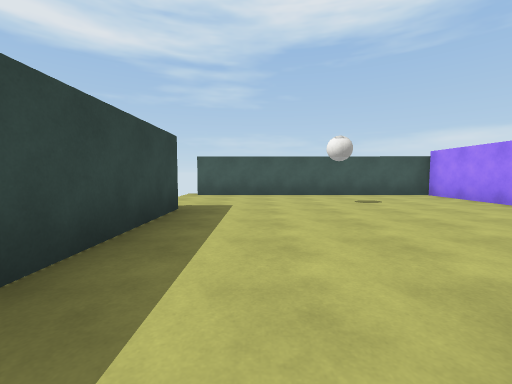
view 1 (above)

19 first-person views from a walk through a scene from a Unity 3-D project. The camera is 1.2 m above the floor, tilts 4° down and sees 90° across. The floor is counted in squares, 2 m on a side. Each view is taken from the middle of a square. On the plan, view 1 faces up. The plan holds only what a view shows up to about 9 squares ahead; the rest is blank. Surface patterns are stand-ins for the level's own textures.

view 2
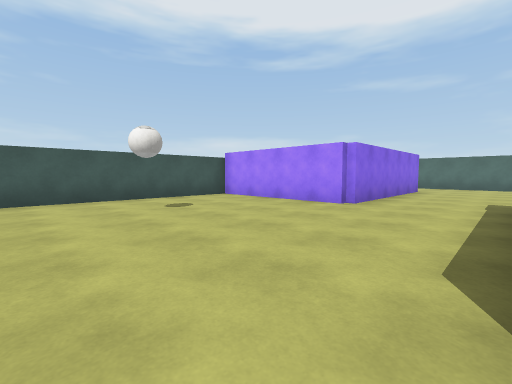

view 3
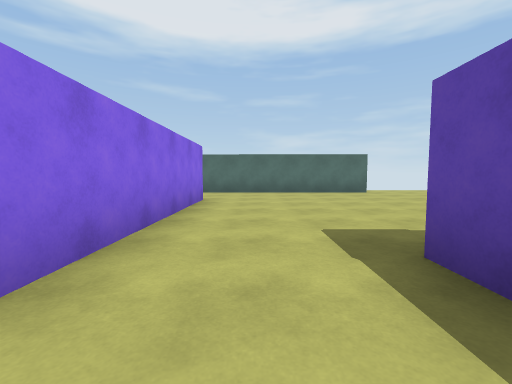

view 4
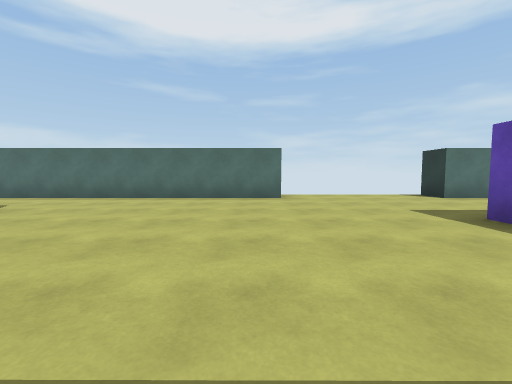

view 5
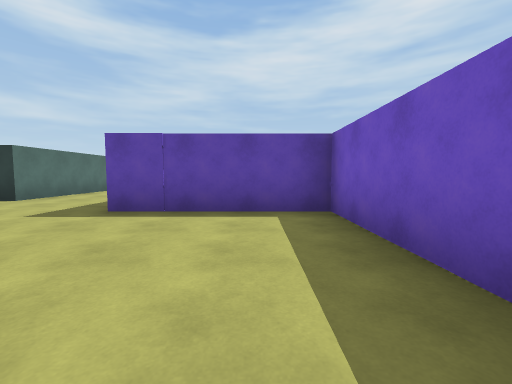

view 6
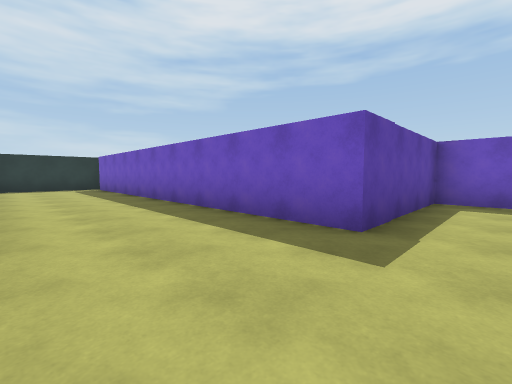

view 7
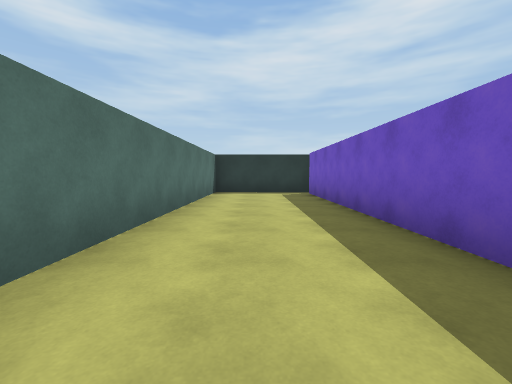

view 8
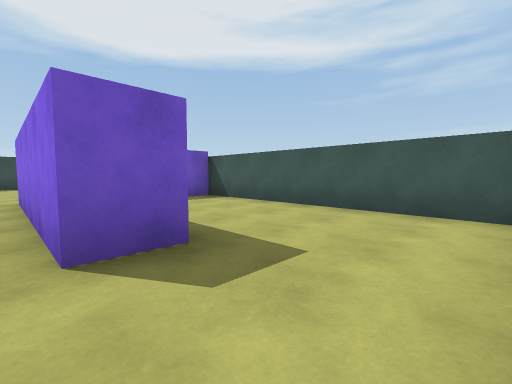

view 9
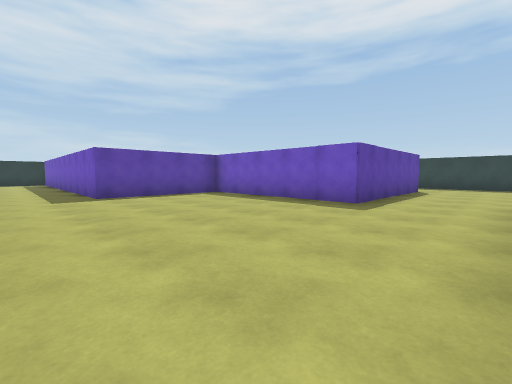

view 10
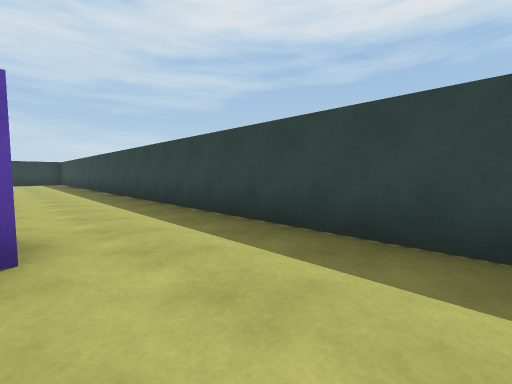

view 11
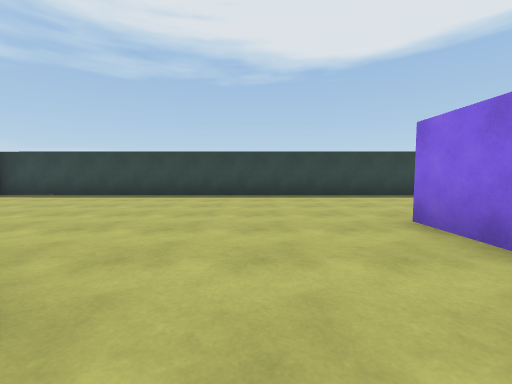

view 12
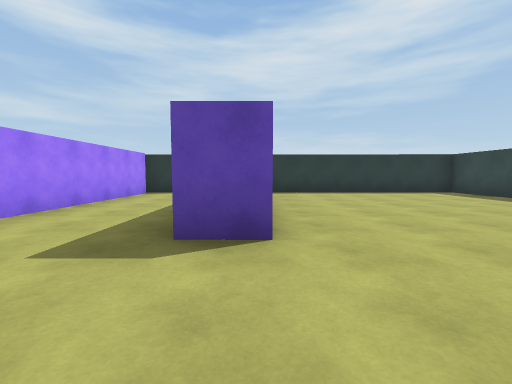

view 13
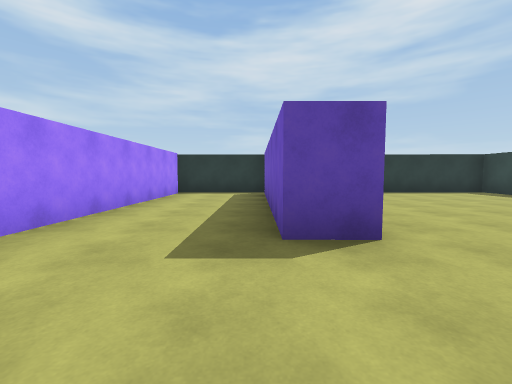

view 14
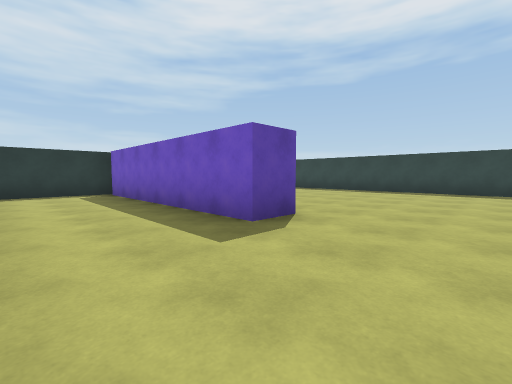

view 15
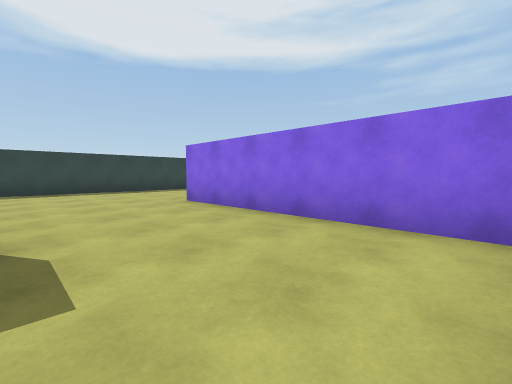

view 16
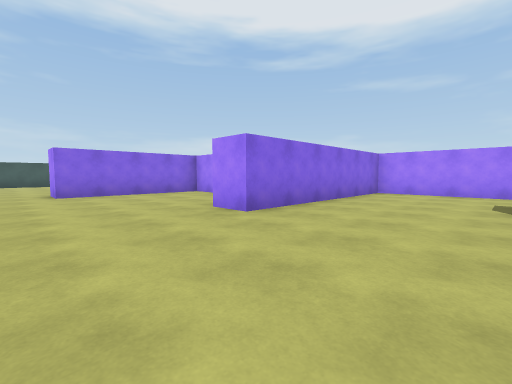

view 17
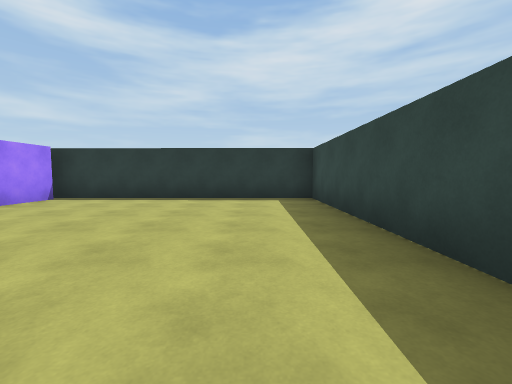

view 18
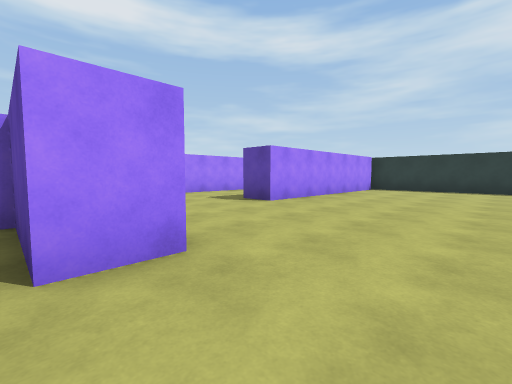

view 19
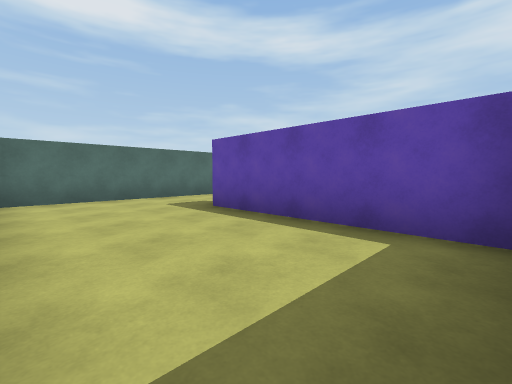

### Floor plan
Ten units are one square. View 1 is at (0, 0); x grows to the right and y downward. Boxes are objects, and circles mark ways between rooms. Rooms are numbered by the first view taken in them; rooms with no view inside come last. Other rooms are left out.
<svg viewBox="-23 -78 161 228">
<path fill="none" stroke="#000" d="M100 -32 49 -32 49 -73 -18 -73M124 17 124 -35M9 2 9 -8 58 -8 58 41 94 41 93 141M-13 -44 -13 5M91 145 123 145 124 57 133 57M48 141 49 83 58 83 58 141M49 12 49 2 9 2M84 140 85 50 28 50 28 41 49 41M-13 5 -14 144 91 145M121 -72 58 -73 58 -65M59 -41 100 -42 100 -32M124 -35 124 -70"/>
<circle cx="-5" cy="0" r="3" fill="#2a7"/>
<circle cx="90" cy="140" r="3" fill="#2a7"/>
<circle cx="115" cy="-40" r="3" fill="#2a7"/>
<text x="70" y="10">1</text>
<text x="30" y="80">2</text>
<text x="90" y="-60">3</text>
</svg>
Room 1 opens to room 2. Room 1 opens to room 3.

Where each view was taken, in squares from view 1:
view 1: 0 up, 0 right, facing up
view 2: 1 up, 0 right, facing up-right
view 3: 2 up, 4 right, facing right
view 4: 1 down, 6 right, facing right
view 5: 0 up, 7 right, facing down
view 6: 3 down, 12 right, facing down-left
view 7: 6 down, 11 right, facing down
view 8: 3 up, 12 right, facing up-left
view 9: 3 up, 11 right, facing down-left
view 10: 3 up, 1 right, facing down-left
view 11: 7 down, 6 right, facing left
view 12: 6 down, 5 right, facing down
view 13: 6 down, 6 right, facing down
view 14: 6 down, 8 right, facing down-left
view 15: 8 down, 8 right, facing up-left
view 16: 8 down, 0 right, facing up-right
view 17: 8 down, 0 right, facing down
view 18: 4 down, 1 right, facing down-right
view 19: 7 up, 6 right, facing down-right
